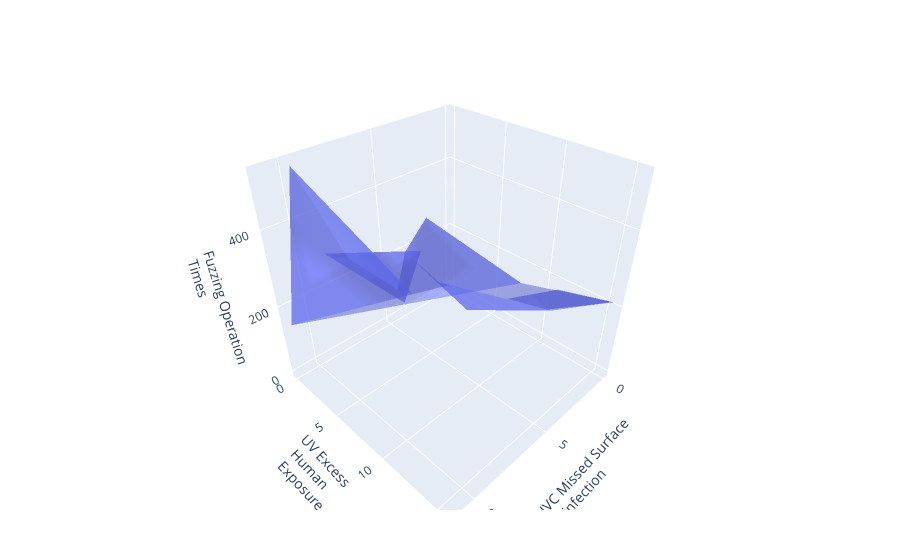

Notebook cell for this chart:
### Code cell
using PlotlyJS

layout = Layout(

    scene=attr( 
            xaxis=attr(
                nticks=4,
                title="UVC Missed Surface<br>Disinfection"),
            yaxis=attr(
                nticks=4,
                title="UV Excess <br> Human <br> Exposure"),
            zaxis=attr(
                nticks=4, 
                title="Fuzzing Operation<br> Times")))

surface = plot(timebased_data, x=:uvMissSurface, y=:uvExcessHuman, z=:fuzzOpTimes, type="mesh3d",  opacity=0.5,
     mode="markers", marker=attr(size=3), layout)

### Figure 1 — Plotly figure (JSON) as saved in the notebook; plotly's stock layout.template omitted (floating-point values rounded to 4 significant figures)
{"data": [{"marker": {"size": 3}, "mode": "markers", "opacity": 0.5, "type": "mesh3d", "x": [0, 9.72, 11.1, 0, 0, 0, 7.6, 7, 2.15, 6.75, 4.54, 0.58, 2.87, 3.17, 6.13, 2.66, 9.1, 5.28, 2.99, 6.2], "xaxis": "x", "y": [0, 0.08, 0, 0, 15.54, 10.96, 0.54, 7.3, 8.91, 7.48, 12.44, 11.66, 5.89, 0, 4.3, 12.82, 1.02, 1.72, 2.91, 4.05], "yaxis": "y", "z": [0.08, 522.9, 146.5, 0.08, 213.8, 105.2, 264.5, 373.0, 159.1, 447.0, 321.0, 196.3, 86.6, 42.78, 307.5, 211.2, 316.6, 138.4, 129.3, 161.4]}], "layout": {"legend": {"tracegroupgap": 0}, "margin": {"b": 50, "l": 50, "r": 50, "t": 60}, "scene": {"xaxis": {"nticks": 4, "title": "UVC Missed Surface<br>Disinfection"}, "yaxis": {"nticks": 4, "title": "UV Excess <br> Human <br> Exposure"}, "zaxis": {"nticks": 4, "title": "Fuzzing Operation<br> Times"}}, "xaxis": {"title": {"text": "uvMissSurface"}}, "yaxis": {"title": {"text": "uvExcessHuman"}}}}
